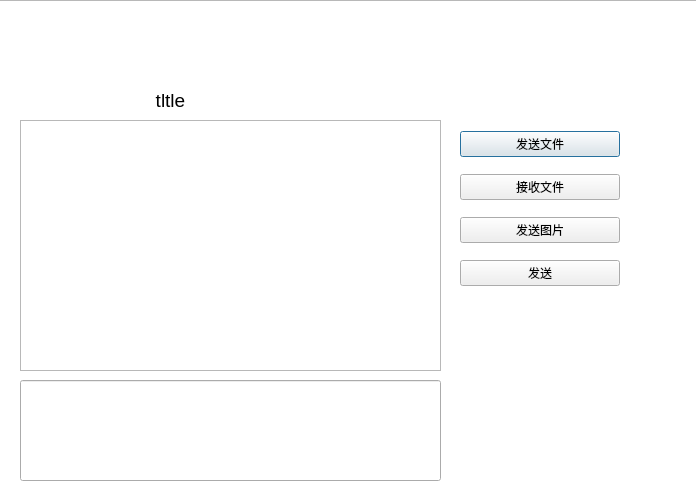
<?xml version="1.0" encoding="UTF-8"?>
<ui version="4.0">
 <class>chat_1v1</class>
 <widget class="QDialog" name="chat_1v1">
  <property name="geometry">
   <rect>
    <x>0</x>
    <y>0</y>
    <width>696</width>
    <height>504</height>
   </rect>
  </property>
  <property name="windowTitle">
   <string>Dialog</string>
  </property>
  <widget class="QLineEdit" name="userinput">
   <property name="geometry">
    <rect>
     <x>20</x>
     <y>380</y>
     <width>421</width>
     <height>101</height>
    </rect>
   </property>
  </widget>
  <widget class="QLabel" name="Title">
   <property name="geometry">
    <rect>
     <x>40</x>
     <y>80</y>
     <width>261</width>
     <height>41</height>
    </rect>
   </property>
   <property name="text">
    <string>&lt;html&gt;&lt;head/&gt;&lt;body&gt;&lt;p align=&quot;center&quot;&gt;&lt;span style=&quot; font-size:14pt;&quot;&gt;tltle&lt;/span&gt;&lt;/p&gt;&lt;/body&gt;&lt;/html&gt;</string>
   </property>
  </widget>
  <widget class="QTextBrowser" name="textBrowser_1v1">
   <property name="geometry">
    <rect>
     <x>20</x>
     <y>120</y>
     <width>421</width>
     <height>251</height>
    </rect>
   </property>
  </widget>
  <widget class="QLabel" name="label">
   <property name="geometry">
    <rect>
     <x>20</x>
     <y>-30</y>
     <width>231</width>
     <height>221</height>
    </rect>
   </property>
   <property name="styleSheet">
    <string notr="true">border-image: url(:/img/logo.png);</string>
   </property>
   <property name="text">
    <string/>
   </property>
  </widget>
  <widget class="QWidget" name="gridLayoutWidget">
   <property name="geometry">
    <rect>
     <x>460</x>
     <y>120</y>
     <width>160</width>
     <height>181</height>
    </rect>
   </property>
   <layout class="QGridLayout" name="gridLayout">
    <item row="0" column="0">
     <widget class="QPushButton" name="Button_sendfile">
      <property name="text">
       <string>发送文件</string>
      </property>
     </widget>
    </item>
    <item row="2" column="0">
     <widget class="QPushButton" name="pushButton">
      <property name="text">
       <string>发送图片</string>
      </property>
     </widget>
    </item>
    <item row="4" column="0">
     <widget class="QPushButton" name="Button_sendMsg">
      <property name="text">
       <string>发送</string>
      </property>
     </widget>
    </item>
    <item row="1" column="0">
     <widget class="QPushButton" name="Button_receivefile">
      <property name="text">
       <string>接收文件</string>
      </property>
     </widget>
    </item>
   </layout>
  </widget>
  <widget class="QListWidget" name="listWidget">
   <property name="geometry">
    <rect>
     <x>-50</x>
     <y>0</y>
     <width>771</width>
     <height>531</height>
    </rect>
   </property>
   <property name="styleSheet">
    <string notr="true">border-image: url(:/img/chat.png);</string>
   </property>
  </widget>
  <zorder>listWidget</zorder>
  <zorder>userinput</zorder>
  <zorder>textBrowser_1v1</zorder>
  <zorder>label</zorder>
  <zorder>gridLayoutWidget</zorder>
  <zorder>Title</zorder>
 </widget>
 <resources/>
 <connections/>
</ui>
